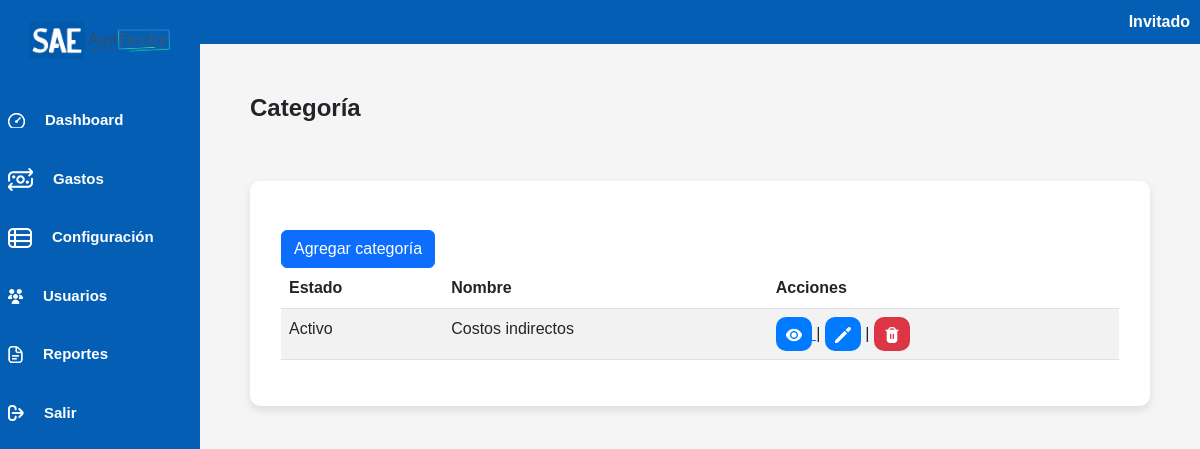
The app's page /controlador/categoria_controlador.php, older data.
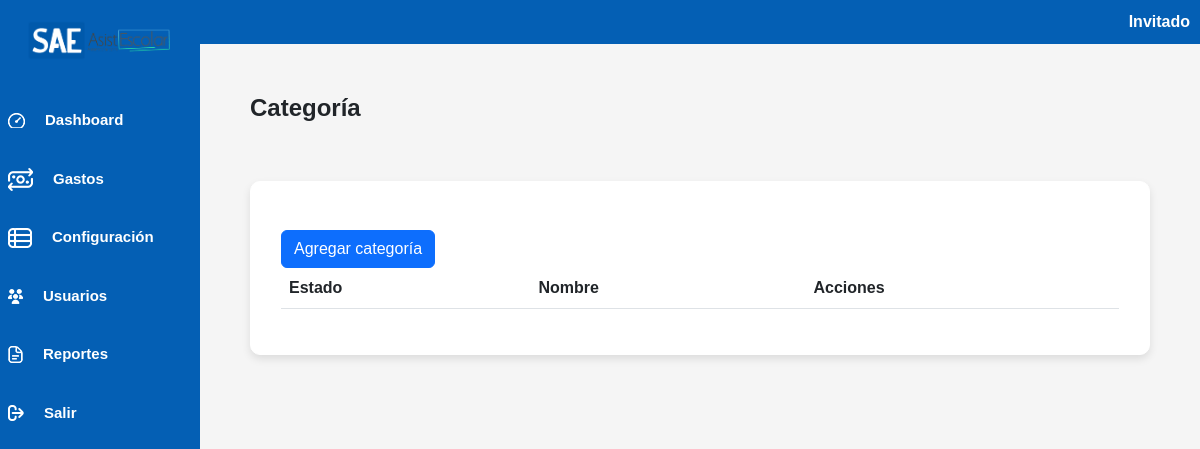
The same page, newer data.
### tables this page shows
CREATE TABLE `categoria` (
  `ID_Categoria` int(11) NOT NULL,
  `ID_Proyecto` int(11) NOT NULL,
  `Nombre` varchar(50) NOT NULL,
  `Estado` tinyint(1) NOT NULL DEFAULT 1
);

### controlador/categoria_controlador.php (called while the page is built, shortened)
<?php
require_once("../modelo/categoria_modelo.php");
$objCategoria = new Categoria();
$data = $objCategoria->buscarTodos();
require_once("vista_controlador.php");
require_once("../vista/categoria_vista.php");
?>

### modelo/conexionPDO.php (called while the page is built, shortened)
<?php
class Conexion {
    private $conexion;
    function __construct(){
        $servidor="localhost";
        $usuarioBD="root";
        $claveBD="";
        $bd="fiscor";
        try {
            $this->conexion=new PDO("mysql:host=$servidor;dbname=$bd",$usuarioBD,$claveBD);
            $this->conexion->setAttribute(PDO::ATTR_ERRMODE,PDO::ERRMODE_EXCEPTION);
        }
        catch(PDOException $fallo){
            die ("La conexion ha fallado.".$fallo->getMessage());
        }
    }
    public function conectar(){
        return $this->conexion;
    }
}
?>

### modelo/categoria_modelo.php (called while the page is built, shortened)
<?php
require_once("../modelo/conexionPDO.php");
class Categoria extends Conexion {
    private $conexion;
    public function __construct() {
        $this->conexion = new Conexion();
        $this->conexion = $this->conexion->conectar();
    }
    public function buscarTodos() {
        try {
            $sql = "SELECT * FROM Categoria";
            $stmt = $this->conexion->prepare($sql);
            $stmt->execute();
            return $stmt->fetchAll(PDO::FETCH_ASSOC);
        } catch (PDOException $e) {
            error_log("Error al buscar todas las categorias: " . $e->getMessage(), 0);
            return array();
        }
    }
}
?>

### vista/categoria_vista.php (the view, shortened to what this page needs)
<?php
$nombreUsuario = isset($_SESSION['usuario']) ? $_SESSION['usuario'] : 'Invitado';
?>
<!DOCTYPE html>
<html lang="es">
<head>
    <link rel="stylesheet" href="../vista/css/bootstrap.min.css">
    <link rel="stylesheet" href="../vista/css/dataTables.bootstrap5.css">
    <link rel="stylesheet" type="text/css" href="../vista/css/estilosinicio.css">
</head>
<body>
<?php imprimirTopBar($nombreUsuario); ?>
    <div class="contenedor">
        <div class="barra-lateral">
            <?php imprimirBarraLateral(); ?>
        </div>
        <div class="contenido">
            <h1>Categoría</h1>
        </div>
    </div>
        <div class="contenedor-categoria px-6 pt-5">
            <div id="tabla_div">
                <a href="#" class="modal_abrir btn btn-primary">Agregar categoría</a>
                <table id="tabla" class="table table-striped" style="width:100%">
                    <thead>
                        <tr>
                            <th>Estado</th>
                            <th>Nombre</th>
                            <th>Acciones</th>
                        </tr>
                    </thead>
                    <tbody>
                        <?php
                        if (isset($data) && is_array($data)) {
                            foreach ($data as $row) {
                                echo "<tr>";
                                $estado = ($row['Estado'] == 1) ? 'Activo' : 'Inactivo';
                                echo "<td>" . $estado . "</td>";
                                echo "<td>" . $row['Nombre'] . "</td>";
                                echo "<td>
                                        <a href='../controlador/item_controlador.php'>
                                            <button class='btn-azul'>
                                                <img src='../vista/img/ojo.png' alt='ojo'>
                                            </button>
                                        </a>
                                        |
                                        <button class='editarCategoria btn-azul' data-id='" . $row['ID_Categoria'] . "' data-nombre='" . $row['Nombre'] . "' data-estado='" . $row['Estado'] . "'>
                                            <img src='../vista/img/editar.png' alt='editar'>
                                        </button>
                                        |
                                        <a href='?eliminarId=" . $row['ID_Categoria'] . "'>
                                            <button class='btn-rojo'>
                                                <img src='../vista/img/eliminar.png' alt='eliminar'>
                                            </button>
                                        </a>
                                    </td>";
                                echo "</tr>";
                            }
                        } else {
                            echo "<tr><td colspan='4'>No hay datos disponibles.</td></tr>";
                        }
                        ?>
                    </tbody>
                </table>
            </div>
        </div>
</body>
</html>

### controlador/vista_controlador.php
<?php
function imprimirTopBar($nombreUsuario) {
    ?>
    <div class="top-bar">
        <div class="user-info">
            <span><?php echo htmlspecialchars($nombreUsuario, ENT_QUOTES, 'UTF-8'); ?></span>
        </div>
    </div>
    <?php
}
function imprimirBarraLateral() {
    ?>
    <div class="logo">
        <img src="../vista/img/logo.png" alt="Logo">
    </div>
    <ul class="menu">
        <li><img src="../vista/img/dashboard.png" alt="dashboard"><a href="#"><i class="icon-dashboard"></i><b>Dashboard</b></a></li>
        <li><img src="../vista/img/gastos.png" alt="usuargastosios"><a href="../controlador/gastos_controlador.php"><i class="icon-gastos"></i><b>Gastos</b></a></li>
        <li><img src="../vista/img/configuracion.png" alt="configuracion"><a href="../controlador/Proyecto_controlador.php"><i class="icon-configuracion"></i><b>Configuración</b></a></li>
        <li><img src="../vista/img/usuarios.png" alt="usuarios"><a href="#"><i class="icon-usuarios"></i><b>Usuarios</b></a></li>
        <li><img src="../vista/img/reportes.png" alt="reportes"><a href="#"><i class="icon-reportes"></i><b>Reportes</b></a></li>
        <li><img src="../vista/img/salir.png" alt="Volver"><a href="../vista/inicio.php?Volver"><i class="icon-volver"></i><b>Salir</b></a></li>
    </ul>
    <?php
}
?>

### vista/css/estilosinicio.css (style rules this page uses)
body { margin: 0; font-family: 'Poppins', sans-serif !important; background-color: #f5f5f5; }
.contenedor { display: flex; }
.contenido { padding: 50px; height: auto; padding-left: 250px; }
.px-6 { margin: 0 auto; max-width: 2000px; max-height: 1000px; }
.contenedor-categoria { background-color: white; border: 1px solid rgb(255, 255, 255); padding: 20px; padding-left: 30px; padding-right: 30px; padding-top: 30px; padding-bottom: 30px; box-shadow: 0 4px 8px rgba(0, 0, 0, 0.1); border-radius: 10px; width: 75%; max-width: 1200px; margin-left: 250px; }
.barra-lateral { width: 200px; height: 100%; background-color: #045fb4; position: fixed; top: 0; left: 0; overflow-x: hidden; padding-top: 20px; }
.logo { text-align: center; margin-bottom: 30px; }
.logo img { width: 150px; height: auto; }
.menu { list-style-type: none; padding: 0; }
.menu li { padding: 8px; display: flex; align-items: center; color: #fff; }
.menu li a { display: flex; color: #fff; text-decoration: none; padding: 10px 10px; margin-left: 10px; align-items: center; font-size: 15px; }
h1 { font-size: 24px; font-weight: bold; }
.top-bar { background-color: #045fb4 ; color: white; padding: 10px; display: flex; justify-content: flex-end; align-items: center; }
.top-bar .user-info { display: flex; align-items: center; }
.top-bar .user-info span { font-weight: bold; }
.btn-azul { background-color: #007bff; color: white; border: none; padding: 5px 10px; cursor: pointer; border-radius: 10px; }
.btn-rojo { background-color: #dc3545; color: white; border: none; padding: 5px 10px; cursor: pointer; border-radius: 10px; }

Row changes from the older to the newer data that the page shows:
removed categoria: Estado "Activo", Nombre "Costos indirectos"
